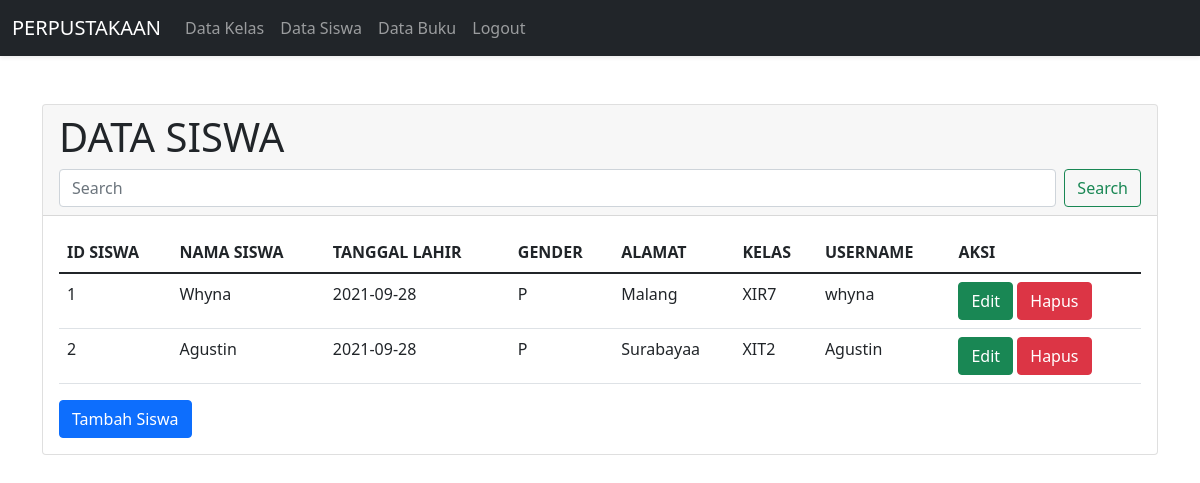
/admin/tampil_siswa.php (signed in), run on the app's committed database.
### tables this page shows
CREATE TABLE `siswa` (
  `id_siswa` int(11) NOT NULL,
  `nama_siswa` varchar(100) NOT NULL,
  `tanggal_lahir` date NOT NULL,
  `gender` enum('L','P') NOT NULL,
  `alamat` text NOT NULL,
  `username` varchar(255) DEFAULT NULL,
  `password` varchar(255) DEFAULT NULL,
  `id_kelas` int(11) NOT NULL
);

CREATE TABLE `kelas` (
  `id_kelas` int(11) NOT NULL,
  `nama_kelas` varchar(20) NOT NULL,
  `kelompok` varchar(20) NOT NULL
);

### admin/tampil_siswa.php (the view, shortened to what this page needs)
<!DOCTYPE html>
<html lang="en">
<head>
    <link href="https://cdn.jsdelivr.net/npm/bootstrap@5.1.1/dist/css/bootstrap.min.css" rel="stylesheet">
</head>
<body>
    <?php
        include "navbar.php";
    ?>
    <br></br>
    <div class="container">
        <div class="card">
            <div class="card-header">
                <h1>DATA SISWA</h1>
                <form method="POST" action="tampil_siswa.php" class="d-flex">
                    <input class="form-control me-2" type="search" name="cari" placeholder="Search" aria-label="Search">
                    <button class="btn btn-outline-success" type="submit">Search</button>
                </form>
            </div>
            <div class="card-body">
            <table class="table">
                <thead>
                    <tr>
                    <th scope="col">ID SISWA</th>
                    <th scope="col">NAMA SISWA</th>
                    <th scope="col">TANGGAL LAHIR</th>
                    <th scope="col">GENDER</th>
                    <th scope="col">ALAMAT</th>
                    <th scope="col">KELAS</th>
                    <th scope="col">USERNAME</th>
                    <th scope="col">AKSI</th>
                    </tr>
                </thead>
                <tbody>
                <?php
                    include "koneksi.php";
                    if (isset($_POST['cari'])) {
                        $cari = $_POST['cari'];
                        $query_siswa = mysqli_query($koneksi, "select * from siswa s join kelas k on s.id_kelas = k.id_kelas where s.id_siswa = '$cari' or s.nama_siswa like '%$cari%' or s.alamat like '%$cari%' or s.username like '%$cari%'");
                    }
                    else{
                        $query_siswa = mysqli_query($koneksi, "select * from siswa s join kelas k on s.id_kelas = k.id_kelas");
                    }
                    while($data_siswa = mysqli_fetch_array($query_siswa)){
                ?>
                    <tr>
                        <td><?=$data_siswa['id_siswa']?></td>
                        <td><?=$data_siswa['nama_siswa']?></td>
                        <td><?=$data_siswa['tanggal_lahir']?></td>
                        <td><?=$data_siswa['gender']?></td>
                        <td><?=$data_siswa['alamat']?></td>
                        <td><?=$data_siswa['nama_kelas']?></td>
                        <td><?=$data_siswa['username']?></td>
                        <td>
                            <a href="ubah_siswa.php?id_siswa=<?=$data_siswa['id_siswa']?>" class="btn btn-success">Edit</a>
                            <a href="hapus_siswa.php?id_siswa=<?=$data_siswa['id_siswa']?>" class="btn btn-danger"
                            onclick="return confirm('Apakah anda yakin menghapus data ini?')">Hapus</a>
                        </td>
                    </tr>
                <?php
                    }
                ?>
                </tbody>
            </table>
            <a href="tambah_siswa.php" type="button" class="btn btn-primary">Tambah Siswa</a>
            </div>
        </div>
    </div>
</body>
</html>

### data on the page
siswa: id_siswa "1", nama_siswa "Whyna", tanggal_lahir "2021-09-28", gender "P", alamat "Malang", id_kelas.nama_kelas "XIR7", username "whyna"
siswa: id_siswa "2", nama_siswa "Agustin", tanggal_lahir "2021-09-28", gender "P", alamat "Surabayaa", id_kelas.nama_kelas "XIT2", username "Agustin"
